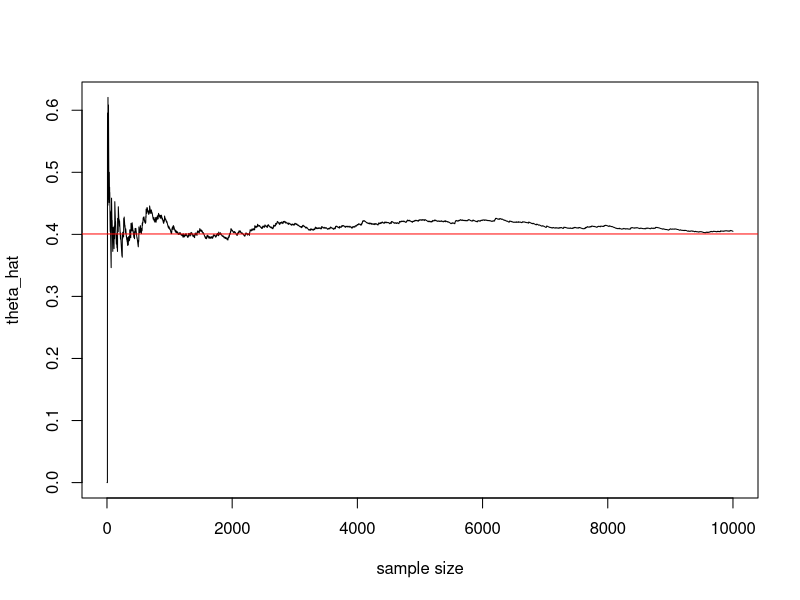
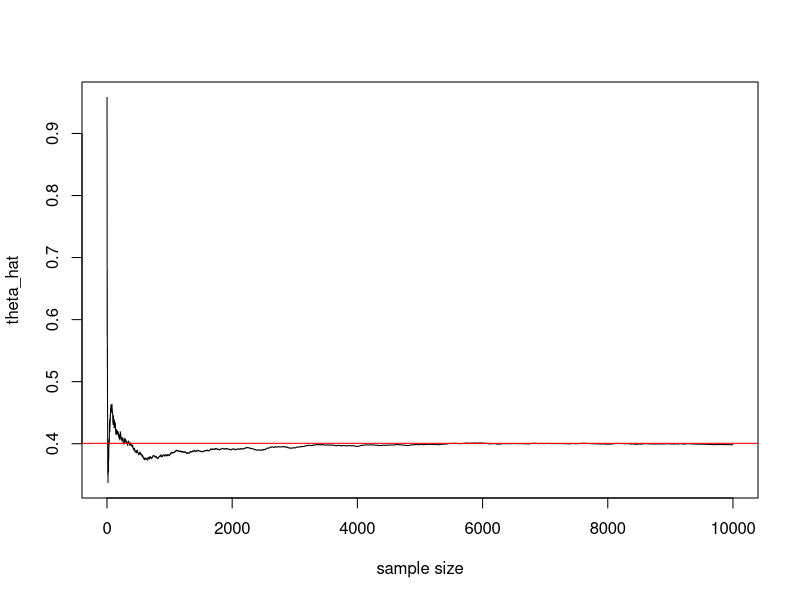
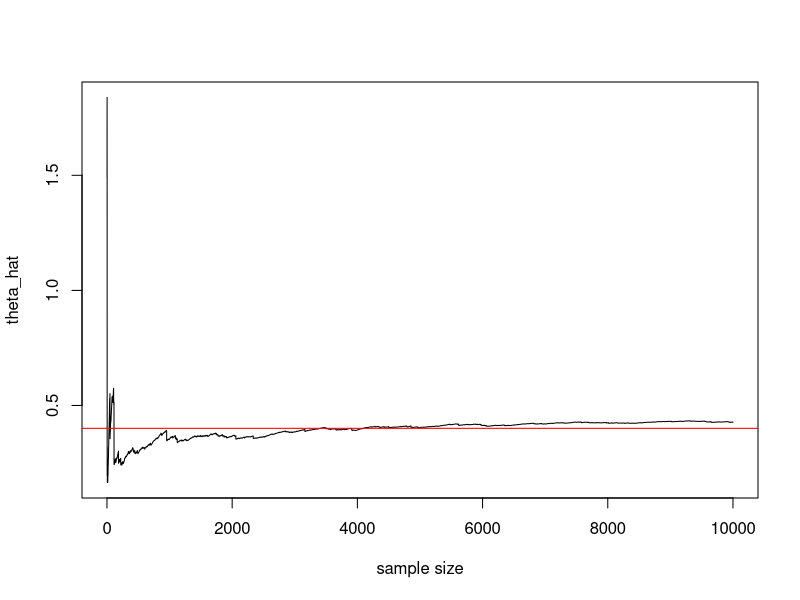
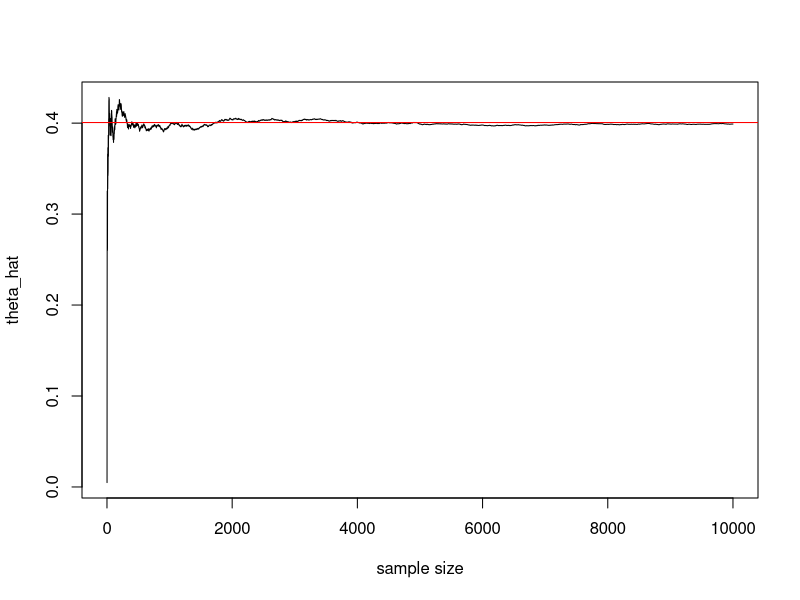
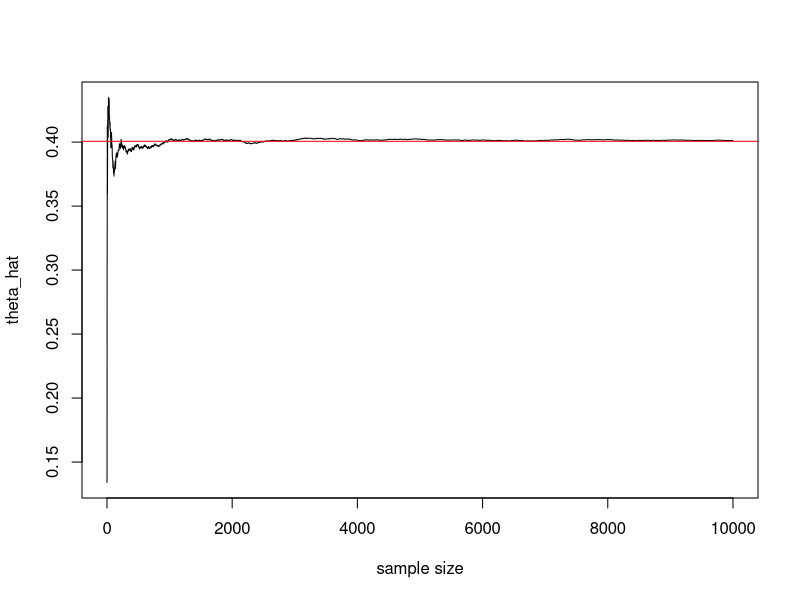
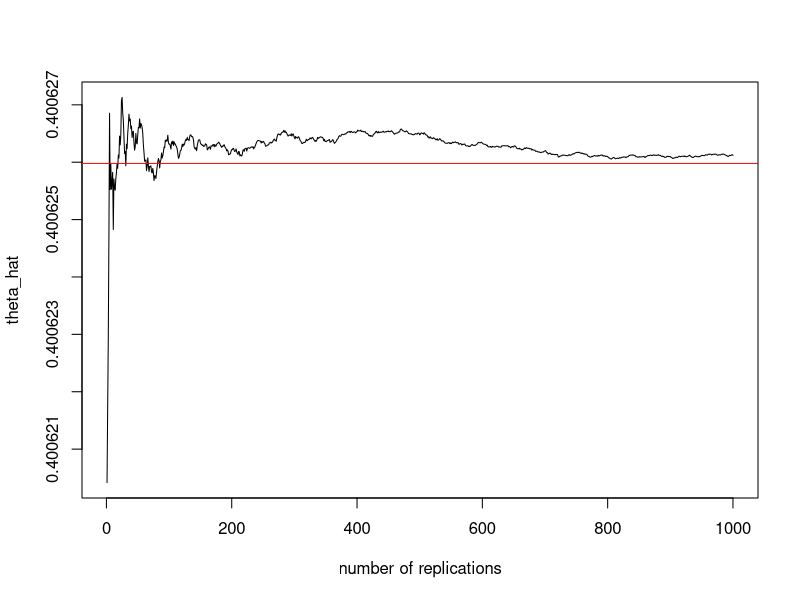
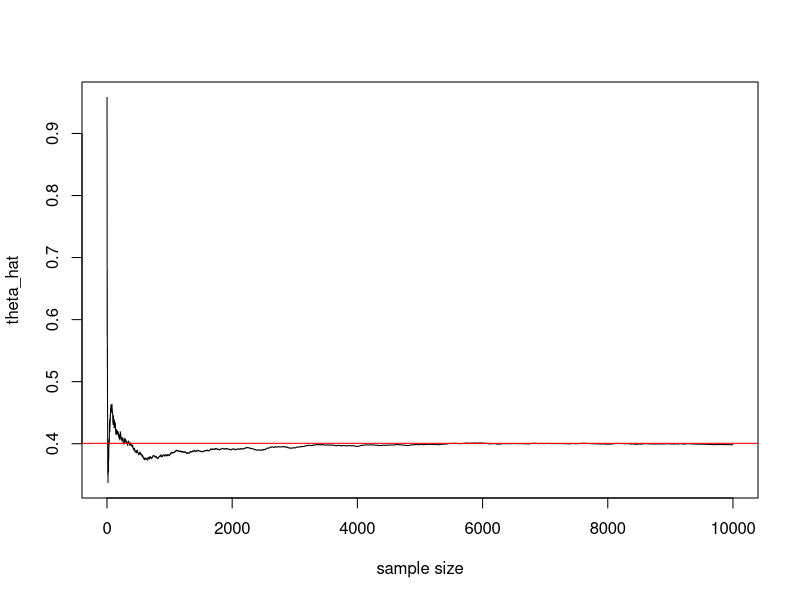

Recreate these plots in R, in order.
## ---- chunk 1
set.seed(1024)
N <- 10000
X <- rnorm(N) 
g <- X^2 * (X > 1)

theta_hat <- cumsum(g) / seq_len(N)

f <- function(x) (x^2 / sqrt(2 * pi)) * exp(- x^2 / 2)
theta <- integrate(f, lower = 1, upper = Inf)

plot(theta_hat, type = "l", xlab = "sample size")
abline(h = theta$value, col = "red")

# Keep the result of estimation and standard error for later use
theta_MC <- theta_hat[N]
sd_MC <- sd(g) / sqrt(N)

## ---- chunk 2
set.seed(1024)
N <- 10000
x <- rnorm(N, mean = 2, sd = 1)
w <- dnorm(x) / dnorm(x, 2, 1)
h <- x^2 * (x > 1)
hw <- h * w

theta_hat <- cumsum(hw) / seq_len(N)

plot(theta_hat, type = "l", xlab = "sample size")
abline(h = theta$value, col = "red")

# Keep the result of estimation and standard error for later use
theta_IS <- theta_hat[N]
sd_IS <- sd(hw) / sqrt(N)

## ---- chunk 3
theta_hat <- cumsum(hw) / cumsum(w)

plot(theta_hat, type = "l", xlab = "sample size")
abline(h = theta$value, col = "red")

theta_SNIS <- theta_hat[N]
sd_SNIS <- sqrt(sum(w^2 * (h - theta_SNIS)^2)) / sum(w)

## ---- chunk 4
set.seed(1024)
R <- 10000
m <- 10
est <- replicate(R, {
  y <- rnorm(m, mean = 2, sd = 1)
  w <- dnorm(y) / dnorm(y, 2, 1)
  h <- y^2 * (y > 1)
  c(IS = mean(h * w), SNIS = sum(h * w) / sum(w))
})
rbind(mean = rowMeans(est), bias = rowMeans(est) - theta$value)

## ---- chunk 5
set.seed(1024)
N <- 10000
u <- runif(N)
Y <- 1 / (u^4 * sqrt(2 * pi)) * exp(-1 / (2 * u^2))

theta_hat <- cumsum(Y) / seq_len(N)

plot(theta_hat, type = "l", xlab = "sample size")
abline(h = theta$value, col = "red")

theta_U <- theta_hat[N]
sd_U <- sd(Y) / sqrt(N)

## ---- chunk 6
set.seed(1024)
N <- 10000
u <- runif(N)
g <- 1 / (u^4 * sqrt(2 * pi)) * exp(-1 / (2 *u^2))
f1 <- u
f2 <- u * (1 - u)

L <- lm(g ~ f1 + f2)
c1 <- -L$coefficients[2]
c2 <- -L$coefficients[3]
T_cv <- g + c1 * (f1 - 0.5) + c2 * (f2 - 1/6)

theta_hat <- cumsum(T_cv) / seq_len(N)

plot(theta_hat, type = "l", xlab = "sample size")
abline(h = theta$value, col = "red")

theta_CV <- theta_hat[N]
sd_CV <- sd(T_cv) / sqrt(N)
# Proportion of variance removed by the control variates
summary(L)$r.squared

## ---- chunk 7
set.seed(1024)
M <- 10000
N <- 1000
estimates <- numeric(N)

g <- function(x) {
  1 / (x^4 * sqrt(2 * pi)) * exp(-1 /(2 * x^2))
}

n <- c(1, 2, 5, 10, 50, 100, 1000)
result <- matrix(0, length(n), 3, dimnames = list(n, c("mean", "sd", "bias")))

for(i in 1:length(n)) {
  k <- n[i]
  T2 <- numeric(k)
  for(j in 1:N) {
    for(p in 1:k) {
      T2[p] <- mean(g(runif(M/k, (p-1)/k, p/k))) 
      }
    estimates[j] <- mean(T2)
  }
  result[i, 1] <- mean(estimates)
  result[i, 2] <- sd(estimates)
  result[i, 3] <- mean(estimates) - theta$value
}
result

## ---- chunk 8
set.seed(1024)
# Use the n with the smallest sd from the table above
k <- n[which.min(result[, "sd"])]
T2 <- numeric(k)
estimates <- numeric(N)
for(j in 1:N) {
  for(p in 1:k) {
    T2[p] <- mean(g(runif(M/k, (p-1)/k, p/k))) 
  }
  estimates[j] <- mean(T2)
}

theta_hat <- cumsum(estimates) / seq_len(N)

plot(theta_hat, type = "l", xlab = "number of replications")
abline(h = theta$value, col = "red")

# Keep the result of estimation and standard error for later use
theta_S <- mean(estimates)
sd_S <- sd(estimates)

## ---- chunk 9
set.seed(1024)
N <- 10000
Y <- function(x, t) x^2 * dnorm(x) / dnorm(x, t, 1) * (x > 1)
t_grid <- seq(-10, 10, by = 1)
result <- matrix(0, length(t_grid), 3,
                 dimnames = list(t_grid, c("mean", "sd", "P(x > 1)")))

for(i in 1:length(t_grid)) {
  t_val <- t_grid[i]
  x <- rnorm(N, t_val, 1)
  T1 <- Y(x, t_val) 
  result[i, 1] <- mean(T1)
  result[i, 2] <- sd(T1) / sqrt(N)
  result[i, 3] <- mean(x > 1)
}
result

## ---- chunk 10
set.seed(1024)
t_val <- 2
N <- 10000

x <- rnorm(N, t_val, 1)
estimates <- Y(x, t_val)

theta_hat <- cumsum(estimates) / seq_len(N)

plot(theta_hat, type = "l", xlab = "sample size")
abline(h = theta$value, col = "red")

# Keep the result of estimation and standard error for later use
theta_T <- mean(estimates)
sd_T <- sd(estimates) / sqrt(N)

## ---- chunk 11
comparison <- data.frame(
  method = c("1. Direct Monte Carlo",
             "2. Importance sampling, N(2, 1)",
             "2. Self-normalized IS, N(2, 1)",
             "3. Transformation to [0, 1]",
             "4. Control variates",
             "5. Stratified sampling, n = 1000",
             "6. Tilted density, t = 2"),
  theta = c(theta_MC, theta_IS, theta_SNIS, theta_U, theta_CV, theta_S, theta_T),
  sd = c(sd_MC, sd_IS, sd_SNIS, sd_U, sd_CV, sd_S, sd_T)
)
# Variance of direct Monte Carlo divided by the variance of each method
comparison$var_reduction <- sd_MC^2 / comparison$sd^2

knitr::kable(comparison, digits = c(0, 5, 7, 1),
             caption = paste("True value =", round(theta$value, 5)))
